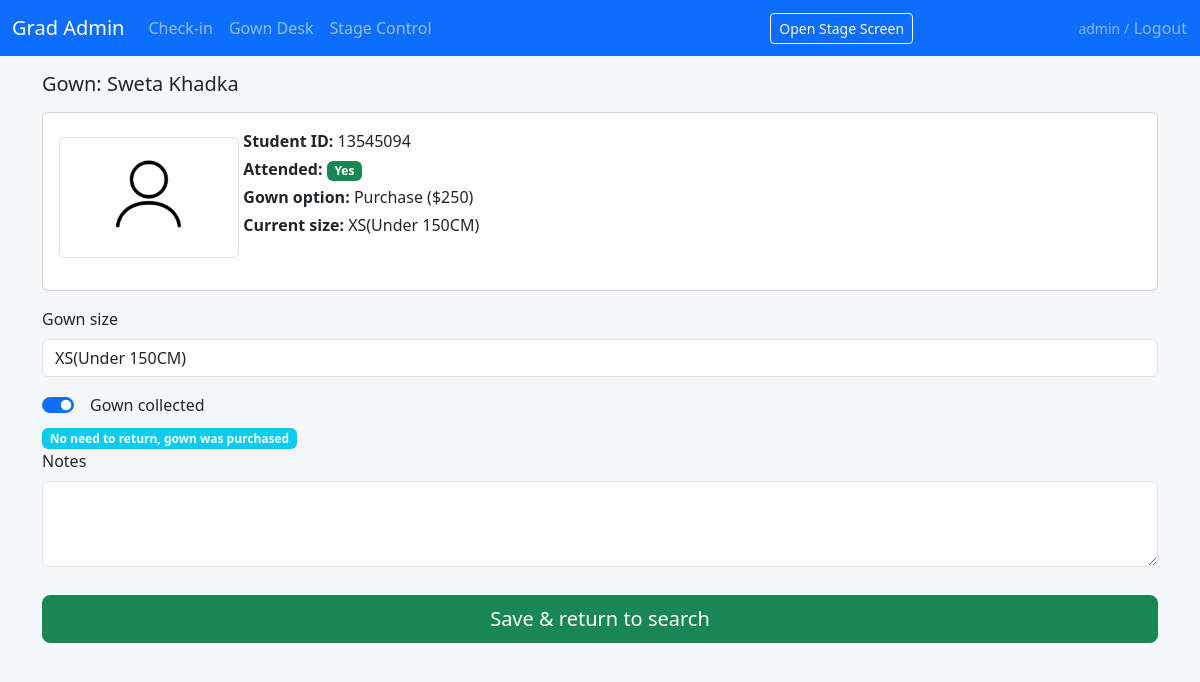
Screenshot of /gowns/19/ (signed in) with the database file from the repository.
### ceremony/models.py (models this page shows, shortened)
class Graduate(models.Model):
    submission_date = models.DateTimeField(null=True, blank=True)
    name = models.CharField(max_length=255)
    email = models.EmailField()
    student_id = models.CharField(max_length=50)
    payment_status = models.CharField(max_length=50, blank=True)
    gown_option = models.CharField(
        max_length=50,
        blank=True,
        help_text='Hire or Purchase from form',
    )
    additional_guests = models.PositiveIntegerField(default=0)
    total_amount = models.DecimalField(max_digits=10, decimal_places=2, default=0)
    unique_id = models.CharField(max_length=50, unique=True)
    gown_size = models.CharField(max_length=20, blank=True)
    submission_id = models.CharField(max_length=50, blank=True)
    photo = models.ImageField(upload_to='photos/', null=True, blank=True)
    attended = models.BooleanField(default=False)
    check_in_time = models.DateTimeField(null=True, blank=True)
    checked_in_by = models.CharField(max_length=100, blank=True)
    gown_collected = models.BooleanField(default=False)
    gown_returned = models.BooleanField(default=False)
    gown_notes = models.TextField(blank=True)
    seat_row = models.CharField(max_length=10, blank=True)
    seat_number = models.CharField(max_length=10, blank=True)
    presentation_order = models.PositiveIntegerField(
        null=True, blank=True, help_text='Order for stage presentation'
    )
    display_name = models.CharField(
        max_length=255,
        blank=True,
        help_text='Name as shown on the big screen',
    )
    course_name = models.CharField(
        max_length=255,
        blank=True,
        help_text='Optional – course/qualification to display',
    )
    class Meta:
        ordering = ['presentation_order', 'name']
    def needs_to_return_gown(self):
        if not self.gown_option:
            return False
        return "hire" in self.gown_option.lower()  # safe match for: Hire ($200)

### ceremony/views.py (the view)
# urls.py: path('gowns/<int:pk>/', views.gown_detail, name='gown_detail'),
@login_required
@require_http_methods(['GET', 'POST'])
def gown_detail(request, pk):
    graduate = get_object_or_404(Graduate, pk=pk)
    if request.method == 'POST':
        form = GownForm(request.POST, instance=graduate)
        if form.is_valid():
            obj = form.save()
            messages.success(request, f"{obj.display_name}'s gown collection status is updated.")
            return redirect('gown_search')
    else:
        form = GownForm(instance=graduate)
    return render(
        request,
        'ceremony/gown_detail.html',
        {'graduate': graduate, 'form': form},
    )

### ceremony/forms.py
class GownForm(forms.ModelForm):
    class Meta:
        model = Graduate
        fields = [
            'gown_size',
            'gown_collected',
            'gown_returned',
            'gown_notes',
        ]
        widgets = {
            'gown_size': forms.TextInput(attrs={'class': 'form-control'}),
            'gown_collected': forms.CheckboxInput(attrs={'class': 'form-check-input'}),
            'gown_returned': forms.CheckboxInput(attrs={'class': 'form-check-input'}),
            'gown_notes': forms.Textarea(attrs={'class': 'form-control', 'rows': 3}),
        }

### ceremony/templates/ceremony/gown_detail.html (shortened to what this page needs)
{% extends "ceremony/base.html" %}
{% load static %}
{% block content %}
<h1 class="h5 mb-3">Gown: {{ graduate.name }}</h1>
<div class="card mb-3">
	<div class="card-body">
		<div class="row">
			<div class="col-md-2">
				<div class="mb-3">
					<div class="mt-2">
						<img id="photo-preview"
							src="{% if graduate.photo %}{{ graduate.photo.url }}{% else %}{% static 'ceremony/default_silhouette.png' %}{% endif %}"
							class="img-fluid rounded" style="max-width:180px; border:1px solid #ddd;">
					</div>
				</div>
			</div>
			<div class="col-md-8">
				<p class="mb-1"><strong>Student ID:</strong> {{ graduate.student_id }}</p>
				<p class="mb-1"><strong>Attended:</strong>
					{% if graduate.attended %}
					<span class="badge bg-success">Yes</span>
					{% else %}
					<span class="badge bg-secondary">No</span>
					{% endif %}
				</p>
				<p class="mb-1"><strong>Gown option:</strong> {{ graduate.gown_option }}</p>
				<p class="mb-0"><strong>Current size:</strong> {{ graduate.gown_size }}</p>
			</div>
		</div>
	</div>
</div>
<form method="post" class="mb-5">
	<div class="mb-3">
		<label class="form-label">Gown size</label>
		{{ form.gown_size }}
	</div>
	<div class="form-check form-switch mb-2">
		{{ form.gown_collected }}
		<label class="form-check-label ms-2">Gown collected</label>
	</div>
	{% if graduate.needs_to_return_gown %}
		<div class="form-check form-switch mb-3">
			{{ form.gown_returned }}
			<label class="form-check-label ms-2">Gown returned</label>
		</div>
	{% else %}
		<span class="badge bg-info">No need to return, gown was purchased</span>
	{% endif %}
	<div class="mb-3">
		<label class="form-label">Notes</label>
		{{ form.gown_notes }}
	</div>
	<div class="fixed-bottom-bar">
		<button type="submit" class="btn btn-success w-100 btn-lg">
			Save &amp; return to search
		</button>
	</div>
</form>
{% endblock %}

### ceremony/templates/ceremony/base.html (shortened to what this page needs)
<!DOCTYPE html>
<html lang="en">
<head>
	<link href="https://cdn.jsdelivr.net/npm/bootstrap@5.3.3/dist/css/bootstrap.min.css" rel="stylesheet">
	<link rel="stylesheet" href="https://code.jquery.com/ui/1.13.2/themes/base/jquery-ui.css" />
</head>
<body>
	<nav class="navbar navbar-expand-lg navbar-dark bg-primary mb-3">
		<div class="container-fluid">
			<a class="navbar-brand" href="{% url 'grad_admin' %}">Grad Admin</a>
			<div class="collapse navbar-collapse" id="nav">
				<ul class="navbar-nav me-auto mb-2 mb-lg-0">
					<li class="nav-item"><a class="nav-link" href="{% url 'check_in_search' %}">Check-in</a></li>
					<li class="nav-item"><a class="nav-link" href="{% url 'gown_search' %}">Gown Desk</a></li>
					<li class="nav-item"><a class="nav-link" href="{% url 'stage_control' %}">Stage Control</a></li>
				</ul>
				<a class="btn btn-outline-light btn-sm mx-auto" href="{% url 'stage_display' %}" target="_blank">Open
					Stage Screen</a>
				{% if request.user.is_authenticated %}
				<form method="POST" action="{% url 'logout' %}" class="d-inline">{% csrf_token %}
					<span class="text-white-50 small">{{ request.user.username }} / </span>
					<button type="submit" class="btn btn-link p-0 m-0 align-baseline text-white-50"
						style="text-decoration:none;">Logout</button>
				</form>
				{% endif %}
			</div>
		</div>
	</nav>
	<div class="container mb-5">
		{% block content %}{% endblock %}
	</div>
</body>
</html>

### ceremony/templates/ceremony/base.html (style rules this page uses)
body { background-color: #f5f7fb; }
.nav-link { font-weight: 500; }
.fixed-bottom-bar { position: sticky; bottom: 0; z-index: 100; padding: 0.75rem 0; background: linear-gradient(to top, #f5f7fb, rgba(245, 247, 251, 0.9)); }

### rows the page displays
Graduate: name "Sweta Khadka", student_id "13545094", gown_option "Purchase ($250)", gown_size "XS(Under 150CM)", gown_collected "☑"

### other values shown
{{ request.user.username }} "admin"
